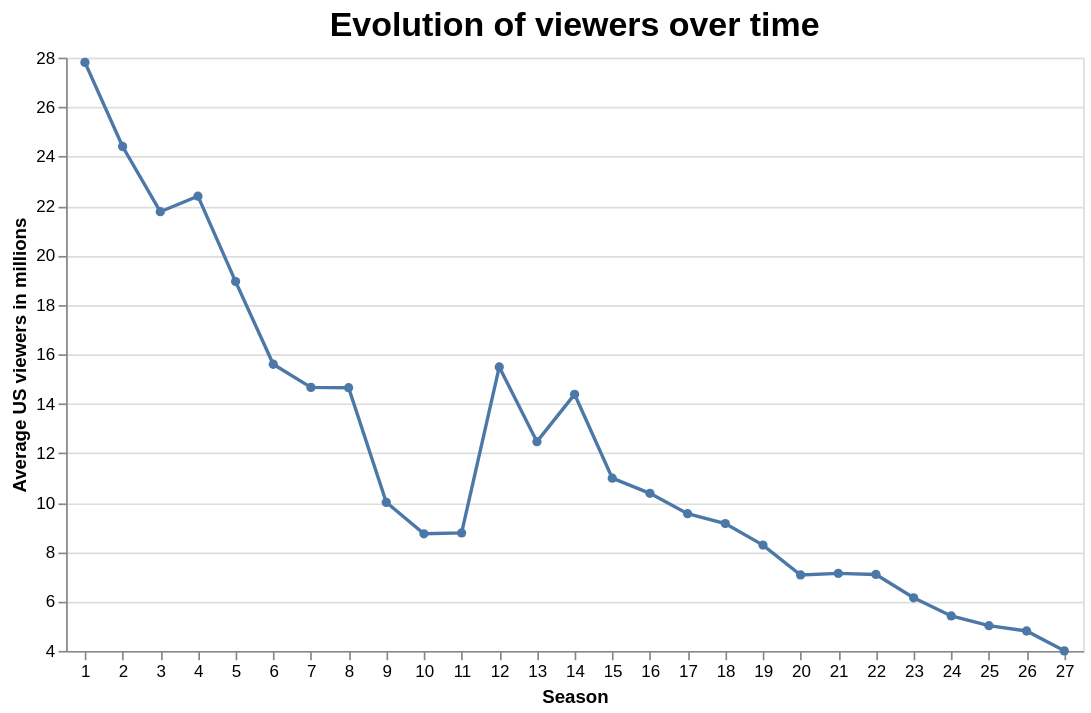

Write notebook code for a chart like this one.
### Markdown cell above
## 2. How have the viewers evolved over time?

### Code cell
chart_3 = alt.Chart(df).mark_line(point=True).encode(
    x=alt.X("season:O", title="Season", axis=alt.Axis(labelAngle=0)),
    y=alt.Y("mean(us_viewers_in_millions):Q", title="Average US viewers in millions", scale=alt.Scale(zero=False)),
    tooltip=[
        alt.Tooltip("season:O", title="Season"),
        alt.Tooltip("mean(us_viewers_in_millions):Q", title="Avg US viewers in millions", format=".1f")
    ]
).properties(
    title="Evolution of viewers over time",
    width=600,
    height=350
).configure_title(
    fontSize=20
)

chart_3

### Figure 1 — Vega-Lite specification as saved in the notebook (floating-point values rounded to 4 significant figures; data arrays with more than 128 entries replaced by an {"elided": "..."} marker saying what was removed)
{"config": {"view": {"continuousWidth": 300, "continuousHeight": 300}, "title": {"fontSize": 20}}, "data": {"name": "data-4712b483b85fcbe1646d0c5ff69c7dcd"}, "mark": {"type": "line", "point": true}, "encoding": {"tooltip": [{"field": "season", "title": "Season", "type": "ordinal"}, {"aggregate": "mean", "field": "us_viewers_in_millions", "format": ".1f", "title": "Avg US viewers in millions", "type": "quantitative"}], "x": {"axis": {"labelAngle": 0}, "field": "season", "title": "Season", "type": "ordinal"}, "y": {"aggregate": "mean", "field": "us_viewers_in_millions", "scale": {"zero": false}, "title": "Average US viewers in millions", "type": "quantitative"}}, "height": 350, "title": "Evolution of viewers over time", "width": 600, "$schema": "https://vega.github.io/schema/vega-lite/v5.20.1.json", "datasets": {"data-4712b483b85fcbe1646d0c5ff69c7dcd": {"elided": "596 records"}}}
